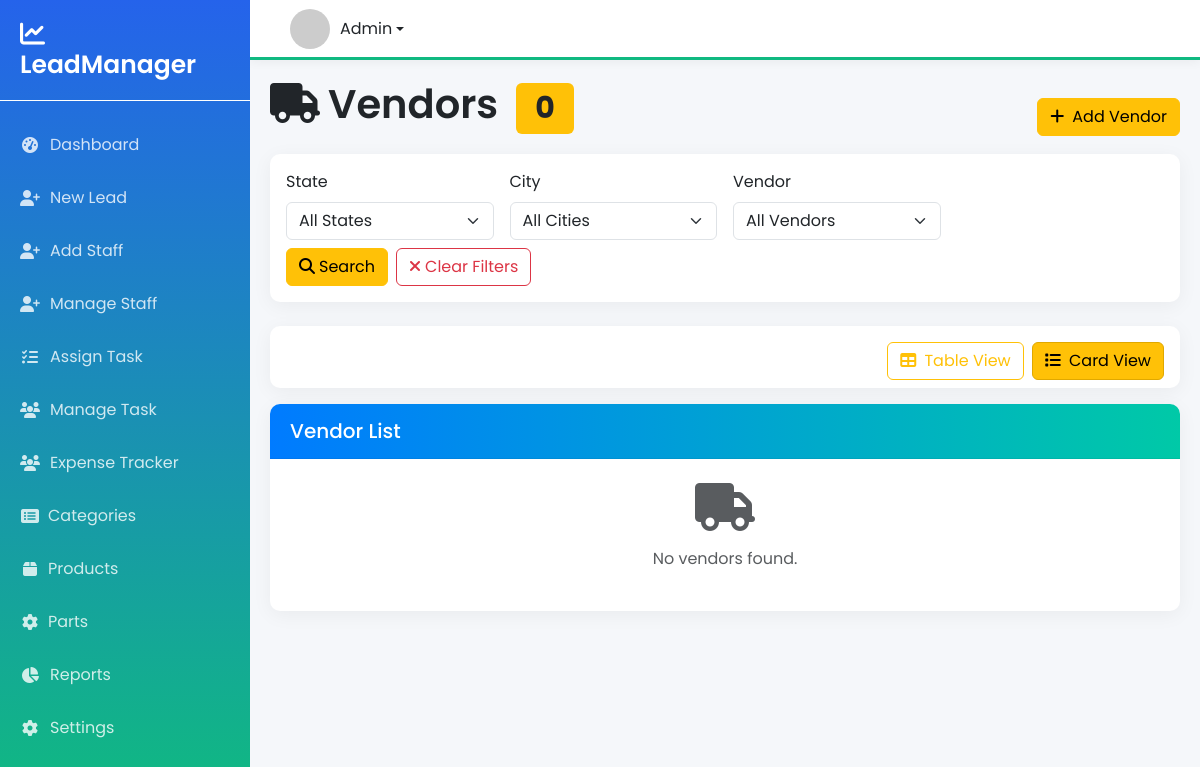
The page /vendor_list/ on the database as committed earlier.
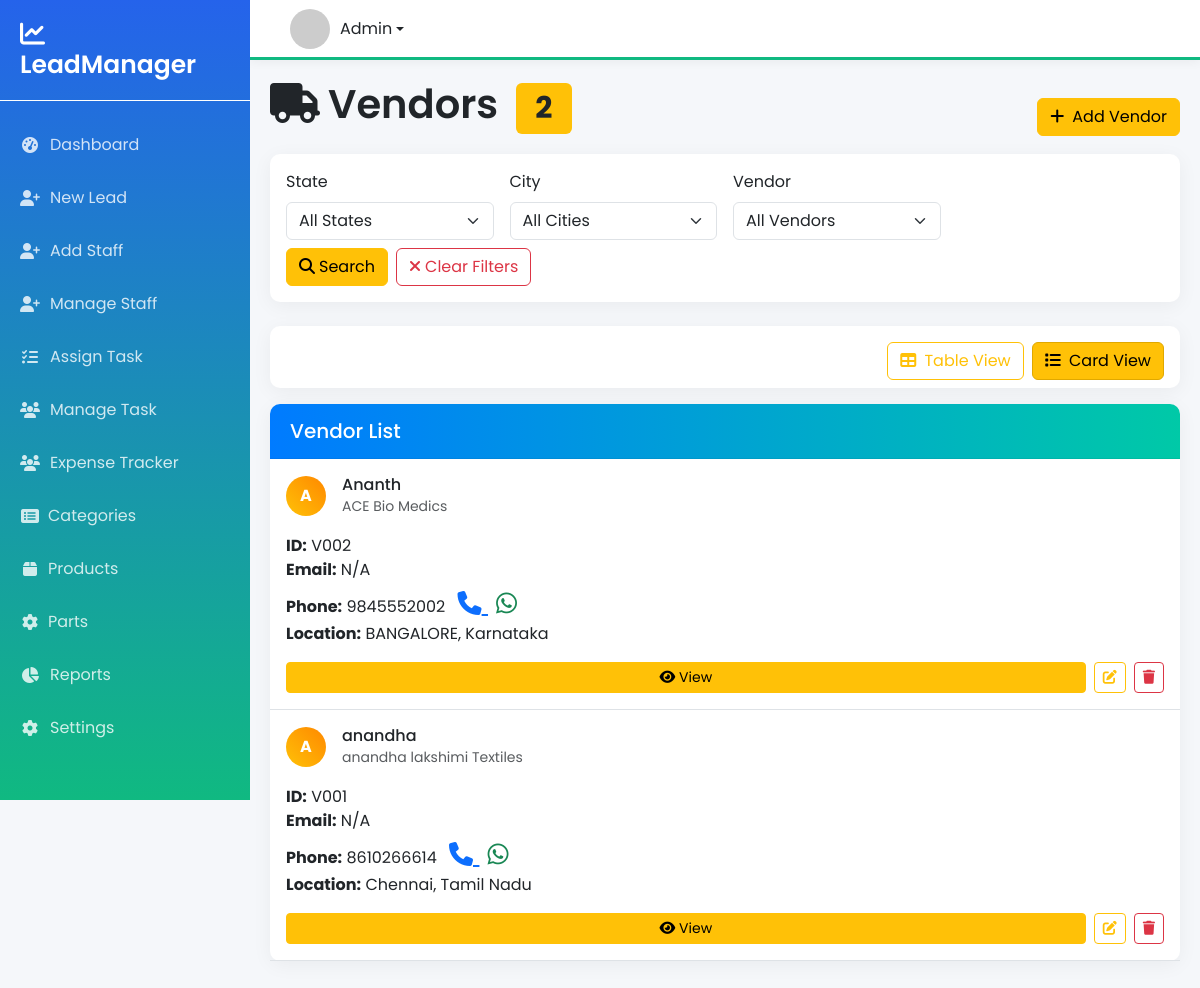
The same page on the database as committed later.
### leads/models.py (models this page shows, shortened)
class Vendor(models.Model):
    vendor_id = models.CharField(max_length=20, unique=True)
    company_name = models.CharField(max_length=200, blank=True, null=True)
    vendor_name = models.CharField(max_length=200)
    phone_number = models.CharField(max_length=15)
    phone_number_2 = models.CharField(max_length=15, blank=True, null=True)
    email = models.EmailField(blank=True, null=True)
    gstin = models.CharField(max_length=15, blank=True, null=True)
    address_line_1 = models.TextField(blank=True, null=True)
    address_line_2 = models.TextField(blank=True, null=True)
    city = models.CharField(max_length=100, blank=True, null=True)
    state = models.CharField(max_length=100, blank=True, null=True)
    pincode = models.CharField(max_length=10, blank=True, null=True)
    company_website = models.URLField(blank=True, null=True)
    created_by = models.ForeignKey(User, on_delete=models.CASCADE)
    created_at = models.DateTimeField(auto_now_add=True)
    updated_at = models.DateTimeField(auto_now=True)
    class Meta:
        ordering = ['-created_at']

### leads/views.py (the view, shortened to what this page needs)
# urls.py: path('vendor_list/', views.vendor_list, name='vendor_list'),
def vendor_list(request):
    selected_state = request.GET.get("state", "").strip()
    selected_city = request.GET.get("city", "").strip()
    selected_vendor = request.GET.get("vendor", "").strip()
    search = request.GET.get("search", "").strip()
    vendors = Vendor.objects.all().order_by("-created_at")
    raw_states = Vendor.objects.exclude(state__isnull=True).exclude(state="") \
                    .values_list("state", flat=True).distinct()
    states = sorted({ s.strip().title() for s in raw_states })
    if selected_state:
        raw_cities = Vendor.objects.filter(state__iexact=selected_state) \
                        .exclude(city__isnull=True).exclude(city="") \
                        .values_list("city", flat=True).distinct()
    else:
        raw_cities = Vendor.objects.exclude(city__isnull=True).exclude(city="") \
                        .values_list("city", flat=True).distinct()
    cities = sorted({ c.strip().title() for c in raw_cities })
    if selected_state:
        vendors = vendors.filter(state__iexact=selected_state)
    if selected_city:
        vendors = vendors.filter(city__iexact=selected_city)
    if selected_vendor:
        vendors = vendors.filter(id=selected_vendor)
    if selected_city:
        vendors_all = Vendor.objects.filter(city__iexact=selected_city).order_by("vendor_name")
    elif selected_state:
        vendors_all = Vendor.objects.filter(state__iexact=selected_state).order_by("vendor_name")
    else:
        vendors_all = Vendor.objects.all().order_by("vendor_name")
    paginator = Paginator(vendors, 10)
    page_obj = paginator.get_page(request.GET.get("page"))
    return render(request, "vendor_list.html", {
        "vendors": page_obj,
        "states": states,
        "cities": cities,
        "vendors_all": vendors_all,
        "selected_state": selected_state,
        "selected_city": selected_city,
        "selected_vendor": selected_vendor,
        "search_query": search,
        "total_vendors": Vendor.objects.count(),
    })

### leads/templates/vendor_list.html (shortened to what the changed rows need)
{% extends "base.html" %}
{% load static %}
{% block content %}
<div class="page-header">
    <div class="d-flex justify-content-between align-items-center">
        <div>
            <h1 class="page-title">
                <i class="fas fa-truck me-2"></i>Vendors
                <span class="badge bg-warning text-dark ms-2">{{ total_vendors }}</span>
            </h1>
        </div>
    </div>
</div>
<div class="card">
    <div class="card-body p-0">
        {% if vendors %}
        <div id="cardView" style="display:block;">
            {% for v in vendors %}
            <div class="vendor-card border-bottom">
                <div class="p-3 d-flex justify-content-between align-items-center">
                    <div class="d-flex align-items-center">
                        <div class="avatar-circle me-3">{{ v.vendor_name|first|upper }}</div>
                        <div>
                            <h6 class="mb-0">{{ v.vendor_name }}</h6>
                            <small class="text-muted">{{ v.company_name|default:"Individual" }}</small>
                        </div>
                    </div>
                </div>
                <div class="p-3 pt-0">
                    <div><strong>ID:</strong> {{ v.vendor_id }}</div>
                    <div><strong>Email:</strong> {{ v.email|default:"N/A" }}</div>
                    <div class="mt-1">
                        <strong>Phone:</strong> {{ v.phone_number }}
                        <a href="tel:{{ v.phone_number }}" class="text-primary ms-2" style="font-size:24px;">
                            <i class="fas fa-phone"></i>
                        </a>
                        <a href="https://wa.me/{{ v.phone_number }}" target="_blank" class="text-success ms-2" style="font-size:24px;">
                            <i class="fab fa-whatsapp"></i>
                        </a>
                    </div>
                    <div><strong>Location:</strong> {{ v.city }}, {{ v.state }}</div>
                    <div class="d-flex gap-2 mt-3">
                        <a href="{% url 'vendor_detail' v.id %}" class="btn btn-warning btn-sm flex-fill">
                            <i class="fas fa-eye"></i> View
                        </a>
                        <a href="{% url 'edit_vendor' v.id %}" class="btn btn-outline-warning btn-sm">
                            <i class="fas fa-edit"></i>
                        </a>
                        <button class="btn btn-outline-danger btn-sm"
                            onclick="confirmDelete('{{ v.id }}','{{ v.vendor_name }}')">
                            <i class="fas fa-trash"></i>
                        </button>
                    </div>
                </div>
            </div>
            {% endfor %}
        </div>
        {% else %}
        <div class="p-4 text-center text-muted">
            <i class="fas fa-truck fa-3x mb-3"></i>
            <p>No vendors found.</p>
        </div>
        {% endif %}
    </div>
</div>
{% endblock %}

Rows that differ between the two databases and show on the page:
added Vendor: vendor_name|first "A", vendor_name "Ananth", company_name "ACE Bio Medics", vendor_id "V002", email "N/A", phone_number "9845552002", city "BANGALORE", state "Karnataka"
added Vendor: vendor_name|first "A", vendor_name "anandha", company_name "anandha lakshimi Textiles", vendor_id "V001", email "N/A", phone_number "8610266614", city "Chennai", state "Tamil Nadu"
Other text that changed with them:
{{ total_vendors }}: "0" → "2"
text no longer shown: "No vendors found."
